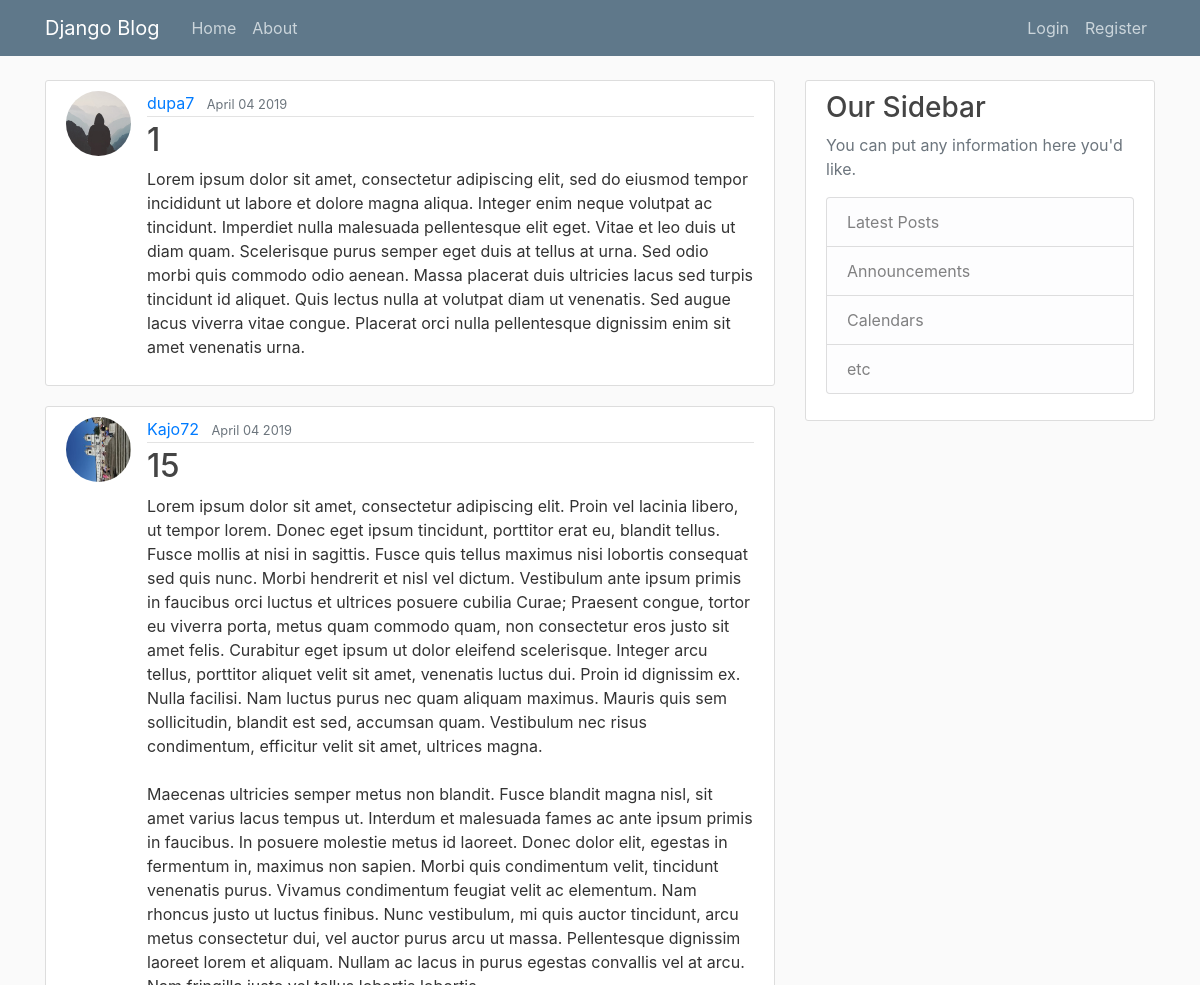
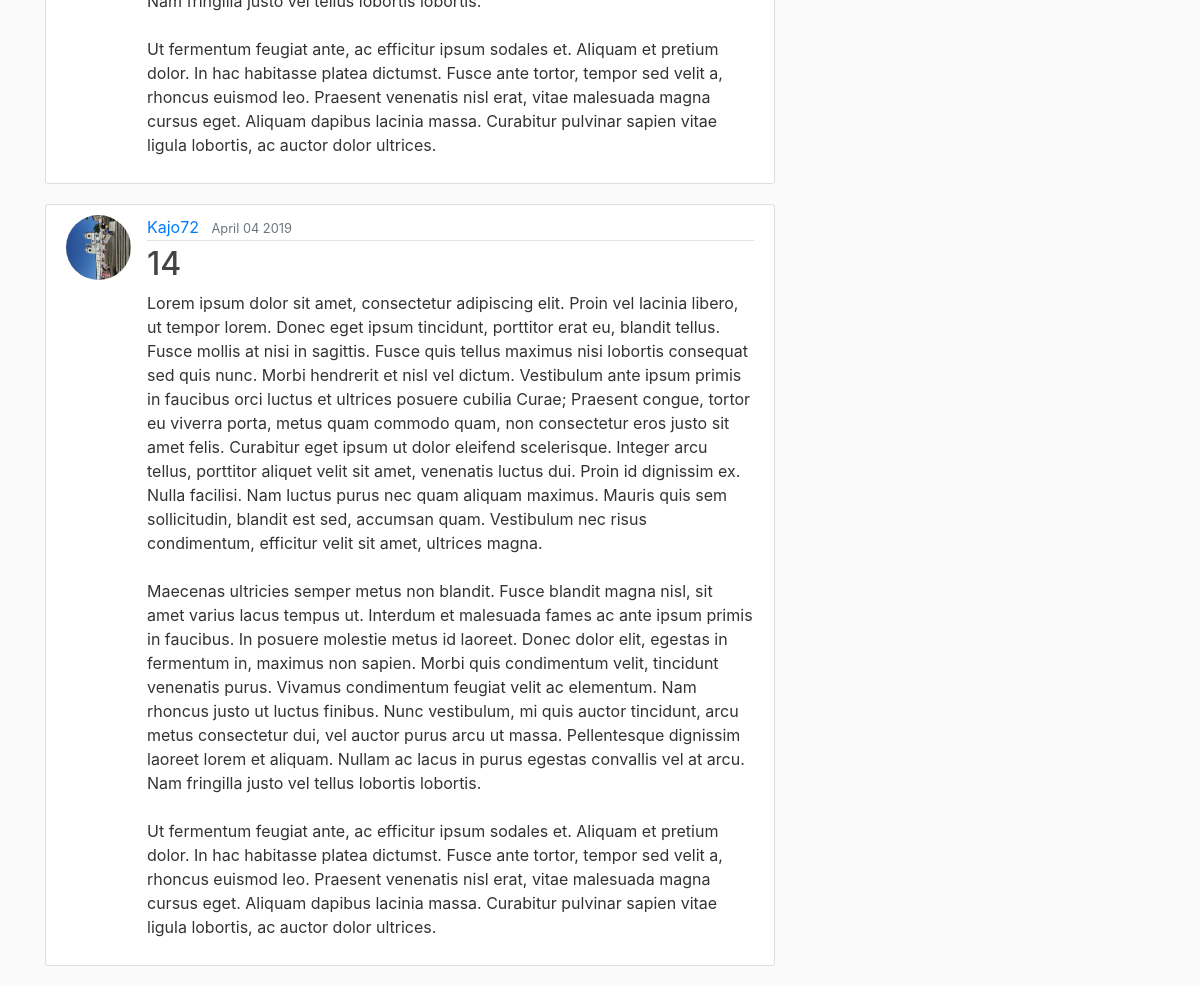
The page / on the database its author committed (2 pictures, top to bottom).
### blog/models.py (models this page shows, shortened)
class Post(models.Model):
    title = models.CharField(max_length=100)
    content = models.TextField()
    date_posted = models.DateTimeField(default=timezone.now)
    author = models.ForeignKey(User, on_delete=models.CASCADE)

### users/models.py (models this page shows, shortened)
class Profile(models.Model):
    user = models.OneToOneField(User, on_delete=models.CASCADE)
    image = models.ImageField(default='default.jpg', upload_to='profile_pics')

### blog/views.py (the view)
# urls.py: path('', PostListView.as_view(), name='blog-home'),
class PostListView(ListView):
    model = Post
    template_name = 'blog/home.html'
    context_object_name = 'posts'
    ordering = ['-date_posted']
    paginate_by = 3

### blog/templates/blog/home.html
{% extends 'blog/base.html' %} {% block content %} {% for post in posts %}
<article class="media content-section">
    <img class="rounded-circle article-img" src="{{ post.author.profile.image.url }}">
    <div class="media-body">
        <div class="article-metadata">
            <a class="mr-2" href="#">{{ post.author }}</a>
            <small class="text-muted">{{ post.date_posted|date:'F d Y' }}</small>
        </div>
        <h2>
            <a class="article-title" href="{% url 'post-detail' post.id %}">{{ post.title }}</a>
        </h2>
        <p class="article-content">{{ post.content }}</p>
    </div>
</article>
{% endfor %} {% endblock content %}

### blog/static/blog/main.css (style rules this page uses)
body { background: #fafafa; color: #333333; margin-top: 5rem; }
h1, h2, h3, h4, h5, h6 { color: #444444; }
.content-section { background: #ffffff; padding: 10px 20px; border: 1px solid #dddddd; border-radius: 3px; margin-bottom: 20px; }
.article-title { color: #444444; }
.article-content { white-space: pre-line; }
.article-img { height: 65px; width: 65px; margin-right: 16px; }
.article-metadata { padding-bottom: 1px; margin-bottom: 4px; border-bottom: 1px solid #e3e3e3 }

### rows shown on the page
Post: author.profile.image (placeholder picture), author "dupa7", date_posted "April 04 2019", title "1", content "Lorem ipsum dolor sit amet, consectetur adipiscing elit, sed do eiusmod tempor incididunt ut labore et dolore magna aliqua. Integer enim neque volutpat ac tincidunt. Imperdiet nulla malesuada pellentesque elit eget. Vitae et leo duis ut diam quam. Scelerisque purus semper eget duis at tellus at urna. Sed odio morbi quis commodo odio aenean. Massa placerat duis ultricies lacus sed turpis tincidunt id aliquet. Quis lectus nulla at volutpat diam ut venenatis. Sed augue lacus viverra vitae congue. Placerat orci nulla pellentesque dignissim enim sit amet venenatis urna."
Post: author.profile.image (picture), author "Kajo72", date_posted "April 04 2019", title "15", content "Lorem ipsum dolor sit amet, consectetur adipiscing elit. Proin vel lacinia libero, ut tempor lorem. Donec eget ipsum tincidunt, porttitor erat eu, blandit tellus. Fusce mollis at nisi in sagittis. Fusce quis tellus maximus nisi lobortis consequat sed quis nunc. Morbi hendrerit et nisl vel dictum. Vestibulum ante ipsum primis in faucibus orci luctus et ultrices posuere cubilia Curae; Praesent congue, tortor eu viverra porta, metus quam commodo quam, non consectetur eros justo sit amet felis. Curabitur eget ipsum ut dolor eleifend scelerisque. Integer arcu tellus, porttitor aliquet velit sit amet, venenatis luctus dui. Proin id dignissim ex. Nulla facilisi. Nam luctus purus nec quam aliquam…"
Post: author.profile.image (picture), author "Kajo72", date_posted "April 04 2019", title "14", content "Lorem ipsum dolor sit amet, consectetur adipiscing elit. Proin vel lacinia libero, ut tempor lorem. Donec eget ipsum tincidunt, porttitor erat eu, blandit tellus. Fusce mollis at nisi in sagittis. Fusce quis tellus maximus nisi lobortis consequat sed quis nunc. Morbi hendrerit et nisl vel dictum. Vestibulum ante ipsum primis in faucibus orci luctus et ultrices posuere cubilia Curae; Praesent congue, tortor eu viverra porta, metus quam commodo quam, non consectetur eros justo sit amet felis. Curabitur eget ipsum ut dolor eleifend scelerisque. Integer arcu tellus, porttitor aliquet velit sit amet, venenatis luctus dui. Proin id dignissim ex. Nulla facilisi. Nam luctus purus nec quam aliquam…"
